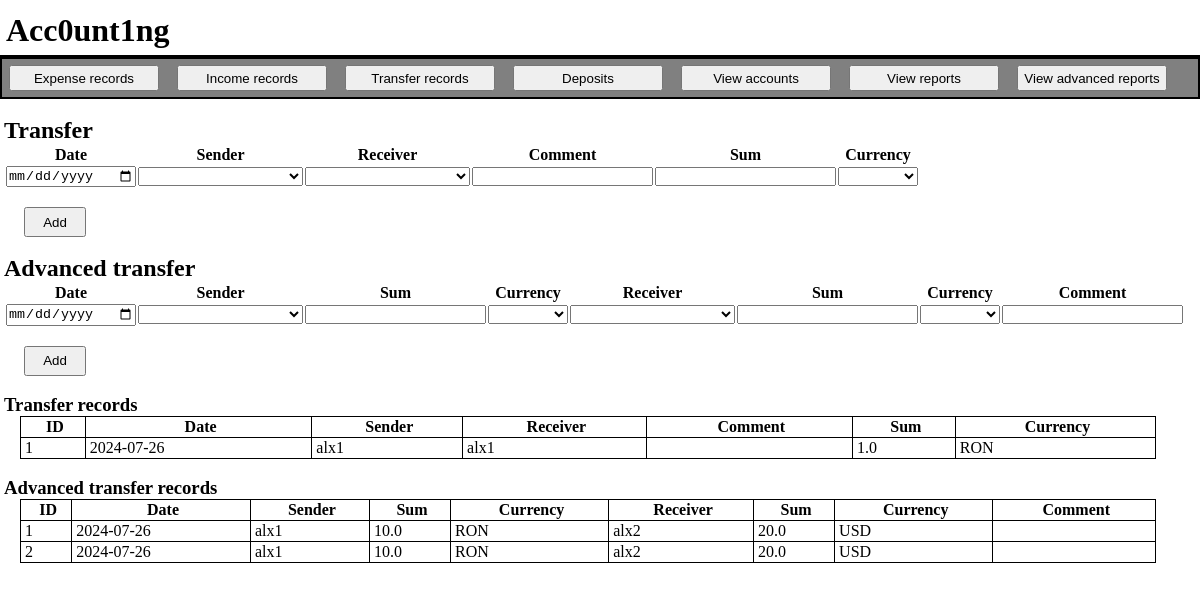
The app's page /transfer with its own data.
### tables this page shows
CREATE TABLE transfer (
                id integer,
                date text,
                person_bank_from text,
                person_bank_to text,
                comment text,
                sum real,
                currency text
            );

CREATE TABLE advtransfer (
                id integer,
                date text,
                person_bank_from text,
                sum_from real,
                currency_from text,
                person_bank_to text,
                sum_to real,
                currency_to text,
                comment text
            );

### api/api_run.py (the view, shortened to what this page needs)
@app.route("/transfer", methods = ["POST", "GET"])
def Transfer():
    if (request.method == "GET"):
        currencies = read_csv(SPVcurrPath)
        person_banks = Read('retacc')
        options = {
        'person_banks': person_banks,
        'currencies': currencies
        }
        data = Read('alltran')
        columns = ["ID", "Date", "Sender", "Receiver", "Comment" ,"Sum", "Currency"]
        dataA = Read('alladvtran')
        columnsA = ["ID", "Date", "Sender", "Sum", "Currency", "Receiver", "Sum", "Currency", "Comment"]
        return render_template("transfer.html", options=options, columns=columns, data=data, dataA=dataA, columnsA=columnsA)

### api/api_run.py (called while the page is built)
def read_csv(file_name):
    values = []
    with open(file_name, newline='') as csvfile:
        reader = csv.reader(csvfile)
        for row in reader:
            if row:
                values.append(row[0])
    return values

### api/templates/transfer.html (shortened to what this page needs)
{% extends 'base.html' %}
{% block body %}
<h2>Transfer</h2>
<form action="/transfer" method="post">
    <table>
        <tr>
            <th>Date</th>
            <th>Sender</th>
            <th>Receiver</th>
            <th>Comment</th>
            <th>Sum</th>
            <th>Currency</th>
        </tr>
        <tr>
            <td><input type="date" id="Date" name="Date" class="date" required></td>
            <td class="fields">
                <select id="Sender" name="Sender" class="select" required>
                    <option value="" disabled selected> </option>
                    {% for person_bank in options.person_banks %}
                    <option value="{{ person_bank }}">{{ person_bank }}</option>
                    {% endfor %}
                </select>
            </td>
            <td class="fields">
                <select id="Receiver" name="Receiver" class="select" required>
                    <option value="" disabled selected> </option>
                    {% for person_bank in options.person_banks %}
                    <option value="{{ person_bank }}">{{ person_bank }}</option>
                    {% endfor %}
                </select>
            </td>
            <td class="fields"><input type="text" id="Comment" name="Comment" autocomplete="off"></td>
            <td class="fields"><input type="text" id="Sum" name="Sum" autocomplete="off" required></td>
            <td>
                <select id="Currency" name="Currency" class="select_curr" required>
                    <option value="" disabled selected> </option>
                    {% for currency in options.currencies %}
                    <option value="{{ currency }}">{{ currency }}</option>
                    {% endfor %}
                </select>
            </td>
        </tr>
    </table><br>
    <input type="submit" value="Add" class="submitrec">
</form>
<br>
<h2>Advanced transfer</h2>
<form action="/transfer" method="post">
    <table>
        <tr>
            <th>Date</th>
            <th>Sender</th>
            <th>Sum</th>
            <th>Currency</th>
            <th>Receiver</th>
            <th>Sum</th>
            <th>Currency</th>
            <th>Comment</th>
        </tr>
        <tr>
            <td><input type="date" id="Date" name="Date" class="date" required></td>
            <td class="fields">
                <select id="Sender" name="Sender" class="select" required>
                    <option value="" disabled selected> </option>
                    {% for person_bank in options.person_banks %}
                    <option value="{{ person_bank }}">{{ person_bank }}</option>
                    {% endfor %}
                </select>
            </td>
            <td class="fields"><input type="text" id="SSum" name="SSum" autocomplete="off" required></td>
            <td>
                <select id="SCurrency" name="SCurrency" class="select_curr" required>
                    <option value="" disabled selected> </option>
                    {% for currency in options.currencies %}
                    <option value="{{ currency }}">{{ currency }}</option>
                    {% endfor %}
                </select>
            </td>
            <td class="fields">
                <select id="Receiver" name="Receiver" class="select" required>
                    <option value="" disabled selected> </option>
                    {% for person_bank in options.person_banks %}
                    <option value="{{ person_bank }}">{{ person_bank }}</option>
                    {% endfor %}
                </select>
            </td>
            <td class="fields"><input type="text" id="RSum" name="RSum" autocomplete="off" required></td>
            <td>
                <select id="RCurrency" name="RCurrency" class="select_curr" required>
                    <option value="" disabled selected> </option>
                    {% for currency in options.currencies %}
                    <option value="{{ currency }}">{{ currency }}</option>
                    {% endfor %}
                </select>
            </td>
            <td class="fields"><input type="text" id="Comment" name="Comment" autocomplete="off"></td>
        </tr>
    </table><br>
    <input type="submit" value="Add" class="submitrec">
</form>
<br>
{% if columns and data %}
<h3>Transfer records</h3>
<table class="reptable">
    <thead>
        <tr>
            {% for column in columns %}
            <th class="rep">{{ column }}</th>
            {% endfor %}
        </tr>
    </thead>
    <tbody>
        {% for row in data %}
        <tr>
            {% for cell in row %}
            <td class="rep">{{ cell }}</td>
            {% endfor %}
        </tr>
        {% endfor %}
    </tbody>
</table>
{% endif %}
<br>
{% if columnsA and dataA %}
<h3>Advanced transfer records</h3>
<table class="reptable">
    <thead>
        <tr>
            {% for column in columnsA %}
            <th class="rep">{{ column }}</th>
            {% endfor %}
        </tr>
    </thead>
    <tbody>
        {% for row in dataA %}
        <tr>
            {% for cell in row %}
            <td class="rep">{{ cell }}</td>
            {% endfor %}
        </tr>
        {% endfor %}
    </tbody>
</table>
{% endif %}
{% endblock %}

### api/static/styles.css (style rules this page uses)
* { margin: 0; padding: 0; box-sizing: border-box; }
body { margin-left: 0px; margin-right: 0px; }
.reptable { margin-left: 16px; border-collapse: collapse; width: 95%; }
.reptable, .rep { padding-left: 4px; padding-top: 1px; padding-bottom: 1px; border: 1px solid; }
.submitrec { margin-left: 20px; width: 62px; height: 30px; }
.fields { width: 165px; }
.date { width: 130px; }
.select { width: 165px; }
.select_curr { width: 80px; }

### records on screen
transfer: row "1", date "2024-07-26", person_bank_from "alx1", person_bank_to "alx1", sum "1.0", currency "RON"
advtransfer: row "1", date "2024-07-26", person_bank_from "alx1", sum_from "10.0", currency_from "RON", person_bank_to "alx2", sum_to "20.0", currency_to "USD"
advtransfer: row "2", date "2024-07-26", person_bank_from "alx1", sum_from "10.0", currency_from "RON", person_bank_to "alx2", sum_to "20.0", currency_to "USD"

### other values on screen
{{ column }} "ID" "Date" "Sender" "Receiver" "Comment" "Sum" "Currency"
{{ column }} "ID" "Date" "Sender" "Sum" "Currency" "Receiver" "Sum" "Currency" "Comment"
